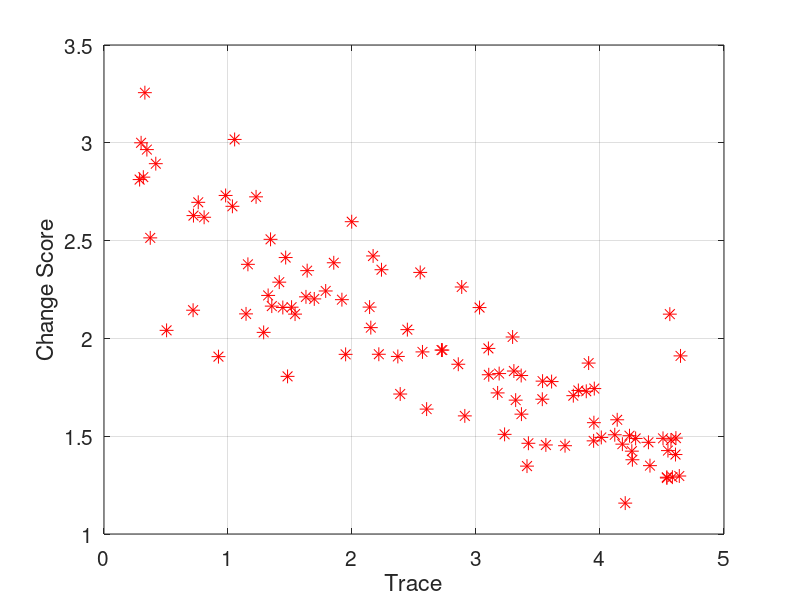
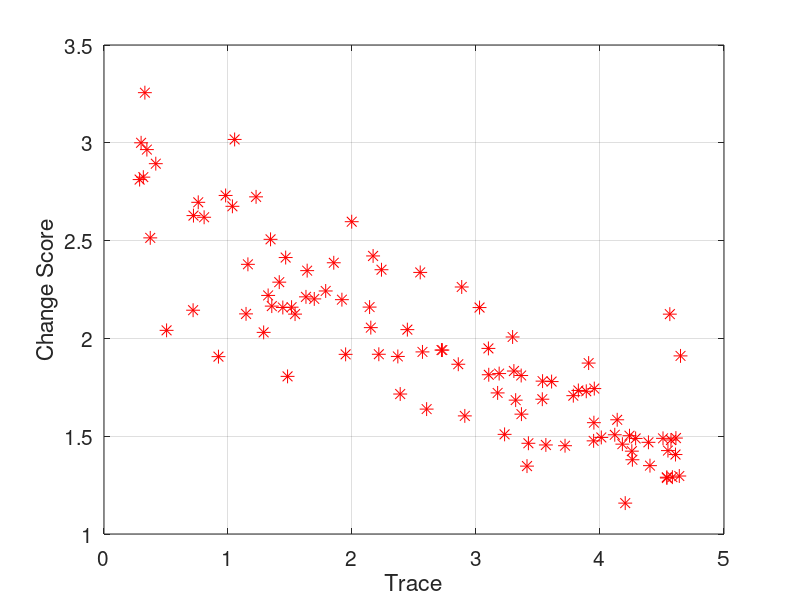
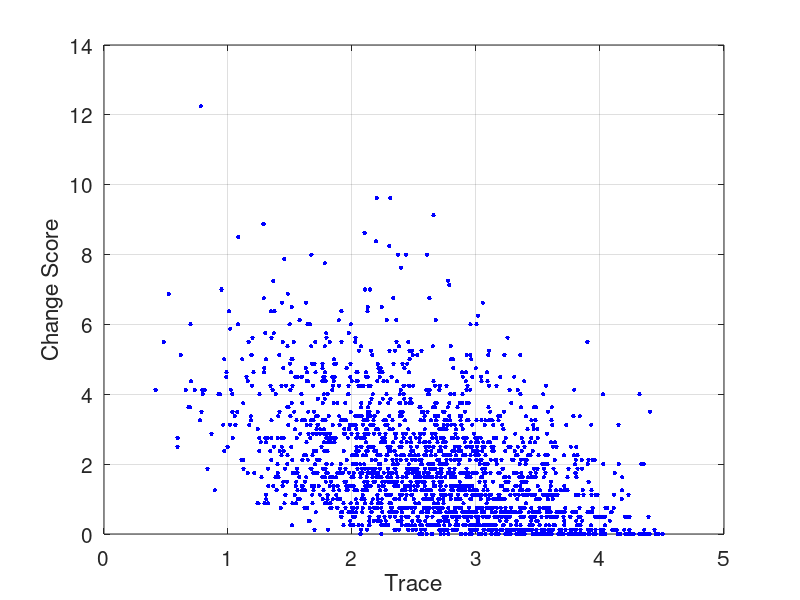
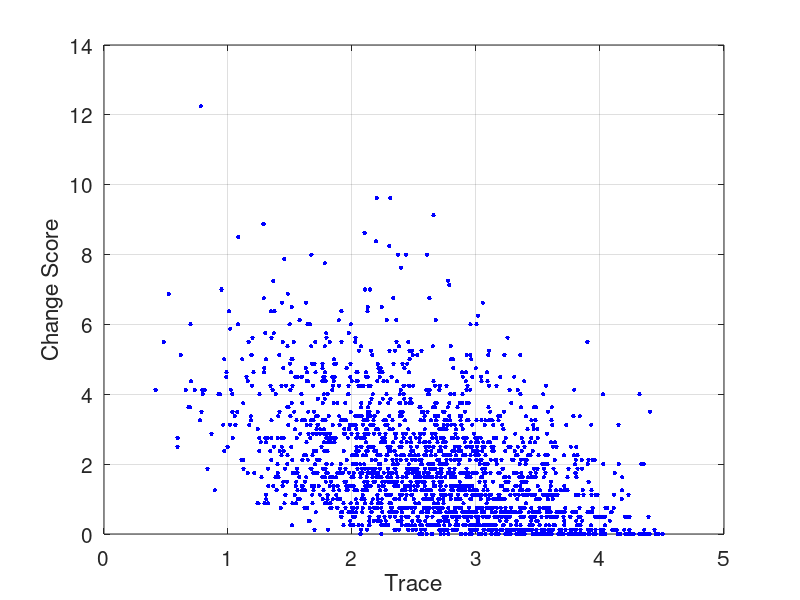

The MATLAB script that drew these images, in order:
load HvsEtraceScore;
h = figure; 
plot(result.trH, result.sH, 'r*', 'MarkerSize', 10);
grid on; 
set(gca, 'FontSize', 15); 
xlabel('Trace');
ylabel('Change Score'); 
saveas(h, 'Qh', 'fig');
print(h, '-dpng', 'Qh'); 
close(h); 

h = figure; 
plot(result.trE, result.sE, 'b.', 'MarkerSize', 10);
grid on; 
set(gca, 'FontSize', 15); 
xlabel('Trace');
ylabel('Change Score'); 
saveas(h, 'Qe', 'fig');
print(h, '-dpng', 'Qe'); 
close(h); 